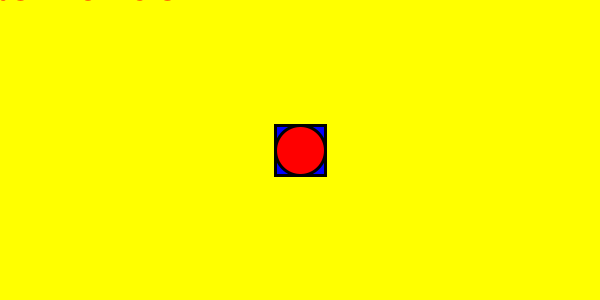
Frame 1 (no input)
Frame 60 (the mouse pressed at the canvas centre just before this capture): identical to frame 1, image omitted
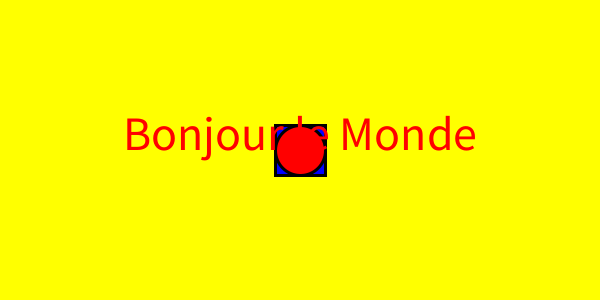
Frame 120 (the mouse held since frame 60 and released just before this capture)

The Processing sketch that drew these frames (run headless with seeded random() and noise(); from frame 60 on, the mouse is pressed at the canvas centre):

// Processing sketch: lundi_10_a_fill_stroke_rect_ellipse_text
// ── lundi_10_a_fill_stroke_rect_ellipse_text.pde
void setup() {
  size(600,300) ;
}


void draw() {
  background(255, 255,0) ;
  
  fill(0,0,255) ;
  stroke(0) ;
  strokeWeight(3) ;
  rect(width/2 -25, height/2 -25, 50, 50) ;
  
  fill(255, 0,0) ;
  stroke(0) ;
  strokeWeight(3) ;
  ellipse(width/2, height/2, 50, 50) ;
  
  textAlign(CENTER) ;
  textSize(48) ;
  text("Bonjour le Monde", mouseX, mouseY) ;
  println(frameCount, mouseX, mouseY) ;
  
  
}
